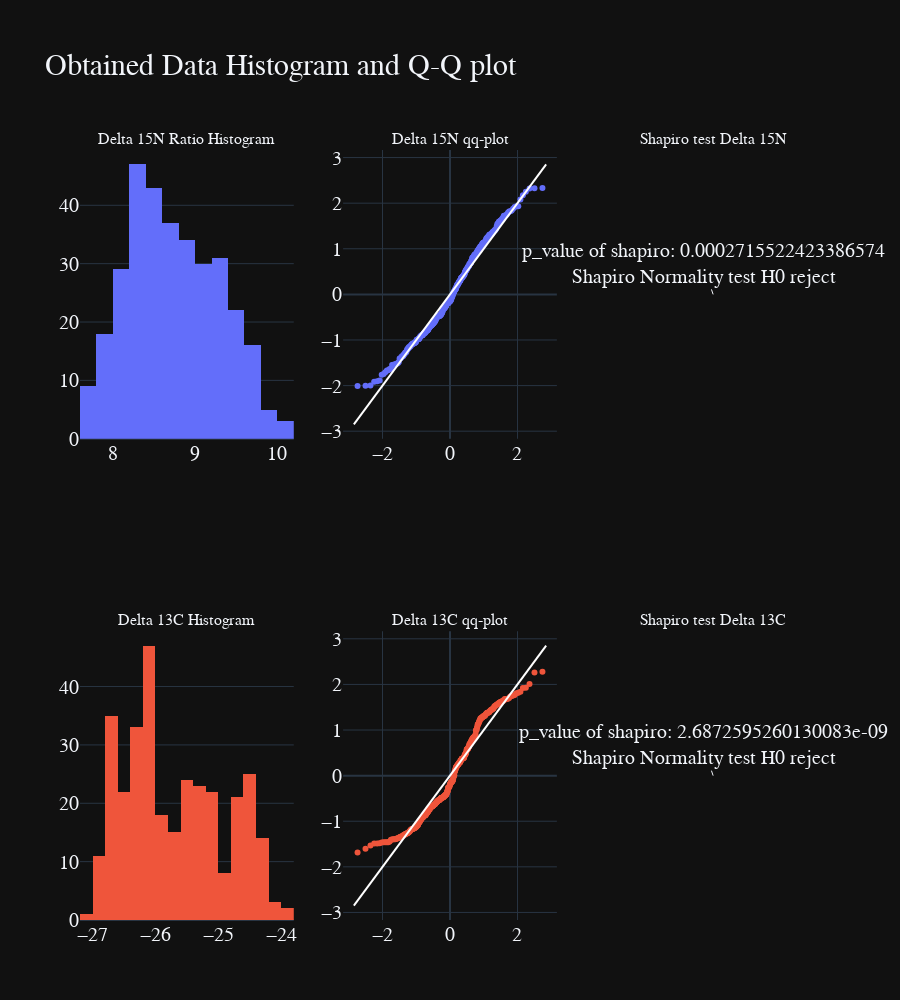

The notebook cell saved with this chart:
### Markdown cell above
<span style="font-family:Fira Code">

$\delta^{15}N$ and $\delta^{13}C$ are the ratio of the the two stable isotopes of the respective elements with respective to atmosphere
- If the number is positive that means relative enrichment to the atmosphere
- If the number is negative that means relative depletion to the atmosphere
- Typical insignificant range is from [-20,80]

### Code cell
fig = make_subplots(rows=2,cols=3,subplot_titles=("Delta 15N Ratio Histogram","Delta 15N qq-plot","Shapiro test Delta 15N","Delta 13C Histogram","Delta 13C qq-plot","Shapiro test Delta 13C"))
colors_list = px.colors.qualitative.Plotly[:2]
for i,color_ in enumerate(colors_list):
    d = plot_qq(exp_cols[i])
    p_val,text_ = shapiro_test(exp_cols[i])
    fig.add_trace(go.Histogram(x=temp_na[exp_cols[i]],marker=dict(color=color_)),row=i+1,col=1)
    fig.append_trace(go.Scatter(x=d[0].get_xdata(),y=d[0].get_ydata(),mode="markers",showlegend=False,marker=dict(color=color_)),row=i+1,col=2)
    fig.append_trace(go.Scatter(x=d[1].get_xdata(),y=d[1].get_ydata(),mode="lines",showlegend=False,line=dict(color="white")),row=i+1,col=2)
    fig.add_annotation(text=f"p_value of shapiro: {p_val}<br>{text_}",row=i+1,col=3)
    fig.update_xaxes(showgrid=False,showticklabels=False,row=i+1,col=3)
    fig.update_yaxes(showgrid=False,showticklabels=False,row=i+1,col=3)
fig.update_layout(showlegend=False,height=1000,title=dict(text="Obtained Data Histogram and Q-Q plot",font=dict(size=30)),margin=dict(t=150))
fig.show()

### Figure 1 — Plotly figure (JSON) as saved in the notebook; plotly's stock layout.template omitted (floating-point values rounded to 4 significant figures; data arrays with more than 128 entries replaced by an {"elided": "..."} marker saying what was removed)
{"data": [{"marker": {"color": "#636EFA"}, "type": "histogram", "x": {"elided": "324 float values"}, "xaxis": "x", "yaxis": "y"}, {"marker": {"color": "#636EFA"}, "mode": "markers", "showlegend": false, "type": "scatter", "x": {"elided": "324 float values"}, "xaxis": "x2", "y": {"elided": "324 float values"}, "yaxis": "y2"}, {"line": {"color": "white"}, "mode": "lines", "showlegend": false, "type": "scatter", "x": [-2.849, 2.849], "xaxis": "x2", "y": [-2.849, 2.849], "yaxis": "y2"}, {"marker": {"color": "#EF553B"}, "type": "histogram", "x": {"elided": "324 float values"}, "xaxis": "x4", "yaxis": "y4"}, {"marker": {"color": "#EF553B"}, "mode": "markers", "showlegend": false, "type": "scatter", "x": {"elided": "324 float values"}, "xaxis": "x5", "y": {"elided": "324 float values"}, "yaxis": "y5"}, {"line": {"color": "white"}, "mode": "lines", "showlegend": false, "type": "scatter", "x": [-2.849, 2.849], "xaxis": "x5", "y": [-2.849, 2.849], "yaxis": "y5"}], "layout": {"annotations": [{"font": {"size": 16}, "showarrow": false, "text": "Delta 15N Ratio Histogram", "x": 0.1444, "xanchor": "center", "xref": "paper", "y": 1, "yanchor": "bottom", "yref": "paper"}, {"font": {"size": 16}, "showarrow": false, "text": "Delta 15N qq-plot", "x": 0.5, "xanchor": "center", "xref": "paper", "y": 1, "yanchor": "bottom", "yref": "paper"}, {"font": {"size": 16}, "showarrow": false, "text": "Shapiro test Delta 15N", "x": 0.8556, "xanchor": "center", "xref": "paper", "y": 1, "yanchor": "bottom", "yref": "paper"}, {"font": {"size": 16}, "showarrow": false, "text": "Delta 13C Histogram", "x": 0.1444, "xanchor": "center", "xref": "paper", "y": 0.375, "yanchor": "bottom", "yref": "paper"}, {"font": {"size": 16}, "showarrow": false, "text": "Delta 13C qq-plot", "x": 0.5, "xanchor": "center", "xref": "paper", "y": 0.375, "yanchor": "bottom", "yref": "paper"}, {"font": {"size": 16}, "showarrow": false, "text": "Shapiro test Delta 13C", "x": 0.8556, "xanchor": "center", "xref": "paper", "y": 0.375, "yanchor": "bottom", "yref": "paper"}, {"text": "p_value of shapiro: 0.0002715522423386574<br>Shapiro Normality test H0 reject", "xref": "x3", "yref": "y3"}, {"text": "p_value of shapiro: 2.6872595260130083e-09<br>Shapiro Normality test H0 reject", "xref": "x6", "yref": "y6"}], "height": 1000, "margin": {"t": 150}, "showlegend": false, "title": {"font": {"size": 30}, "text": "Obtained Data Histogram and Q-Q plot"}, "xaxis": {"anchor": "y", "domain": [0, 0.2889]}, "xaxis2": {"anchor": "y2", "domain": [0.3556, 0.6444]}, "xaxis3": {"anchor": "y3", "domain": [0.7111, 1], "showgrid": false, "showticklabels": false}, "xaxis4": {"anchor": "y4", "domain": [0, 0.2889]}, "xaxis5": {"anchor": "y5", "domain": [0.3556, 0.6444]}, "xaxis6": {"anchor": "y6", "domain": [0.7111, 1], "showgrid": false, "showticklabels": false}, "yaxis": {"anchor": "x", "domain": [0.625, 1]}, "yaxis2": {"anchor": "x2", "domain": [0.625, 1]}, "yaxis3": {"anchor": "x3", "domain": [0.625, 1], "showgrid": false, "showticklabels": false}, "yaxis4": {"anchor": "x4", "domain": [0, 0.375]}, "yaxis5": {"anchor": "x5", "domain": [0, 0.375]}, "yaxis6": {"anchor": "x6", "domain": [0, 0.375], "showgrid": false, "showticklabels": false}}}
